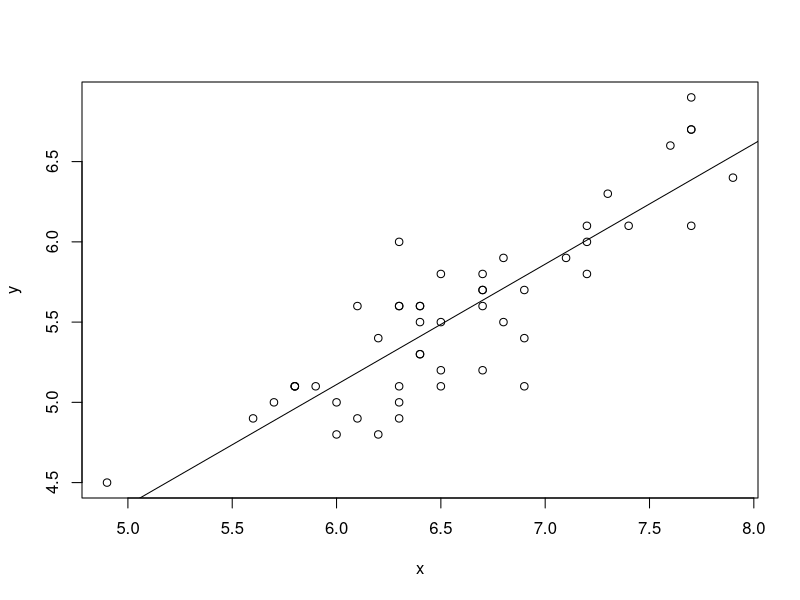

The R script that drew this image: (Note: this script raises an error after producing the figure.)

# CANNR TM tool example showing how to fit an R model that can then be exposed as a Web service.
# Copyright 2020 Pat Tendick ptendick@gmail.com
# All rights reserved
# Maintainer Pat Tendick ptendick@gmail.com

# Fit a model to iris data, specifically predict petal length from sepal length
# for virginica species.

library(tidyverse)

# Set the working directory, e.g.
setwd('examples/project1/folder2/home')

# Subset virginica
irisData <- as_tibble(subset(iris, Species == 'virginica'))

# Rename Sepal.Length and Petal.Length to x and y for simplicity since we will be
# passing in x as a URL query parameter.
irisData <- irisData %>% 
	rename(
		x = Sepal.Length,
		y = Petal.Length
	)

# Subset columns to be just x and y
irisData <- irisData[c('x','y')]

# Fit a straight line model
irisModel <- lm(y ~ x, data = irisData)

# Plot the data and the fitted line
with(irisData,plot(x, y))
abline(irisModel)

# Save the model
saveRDS(irisModel, 'models/irisModel.rds')
